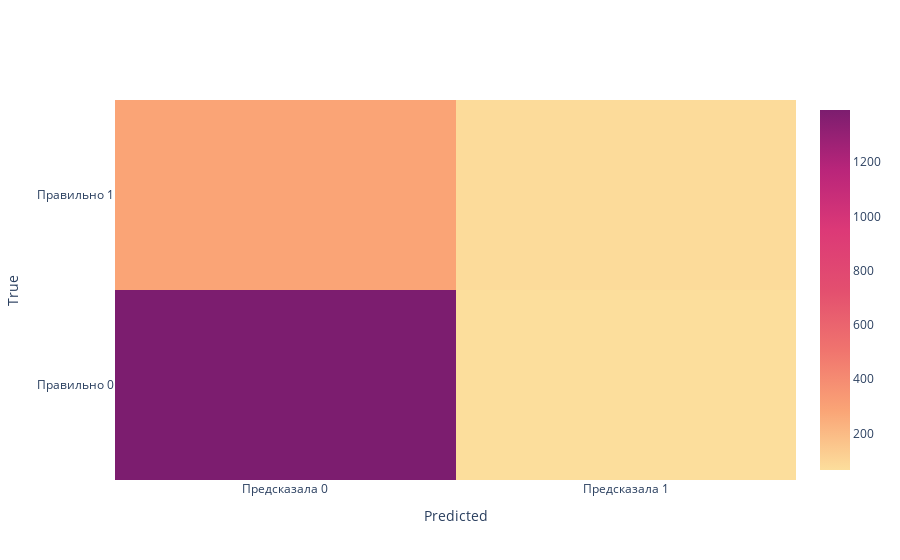

Notebook cell for this chart:
### Markdown cell above
Как видим для отрицательного класса полнота равна почти 0.96, что означает, модель почти правильно предсказывает отрицательный класс, а вот точность меньше, видимо модель больше ошибается в положительном классе, чем в отрицательном. Площадь ROC-кривой равна 0.75, что означает, что модель для предсказание положительного класса уже лучше константной. Построим матрицу ошибок:

### Code cell
cm = confusion_matrix(target_valid, pred_lc)

fig = go.Figure(data=go.Heatmap(
        z=cm,
        x=['Предсказала 0', 'Предсказала 1'],
        y=['Правильно 0', 'Правильно 1'],
        colorscale='sunsetdark'
    ))

fig.update_layout(
    xaxis_title="Predicted",
    yaxis_title="True"
)

fig.show()

### Figure 1 — Plotly figure (JSON) as saved in the notebook; plotly's stock layout.template omitted (floating-point values rounded to 4 significant figures)
{"data": [{"colorscale": [[0, "rgb(252, 222, 156)"], [0.1667, "rgb(250, 164, 118)"], [0.3333, "rgb(240, 116, 110)"], [0.5, "rgb(227, 79, 111)"], [0.6667, "rgb(220, 57, 119)"], [0.8333, "rgb(185, 37, 122)"], [1, "rgb(124, 29, 111)"]], "type": "heatmap", "x": ["Предсказала 0", "Предсказала 1"], "y": ["Правильно 0", "Правильно 1"], "z": [[1392, 65], [286, 75]]}], "layout": {"xaxis": {"title": {"text": "Predicted"}}, "yaxis": {"title": {"text": "True"}}}}
